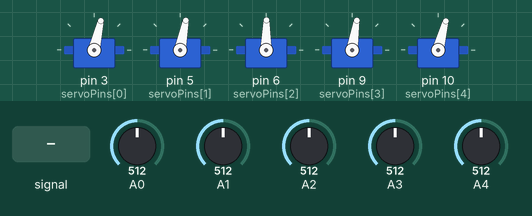
This sketch was run on a simulated Arduino Uno, built with avr-gcc and run on an emulated ATmega328P. Parts: 5 × servo. The test bench sets the inputs (shaded band); at power-on: A0 = 512, A1 = 512, A2 = 512, A3 = 512, A4 = 512.

Above: at 1.2 s.
1.3 s: A0 fed a 200 Hz sine of ±460 counts around its level
At 1.52 s:
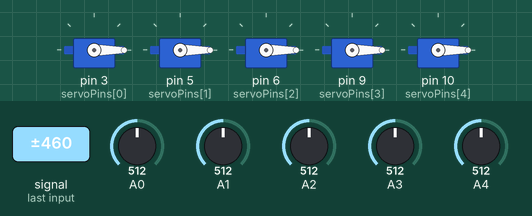
4.3 s: A0 set to 716
At 4.47 s:
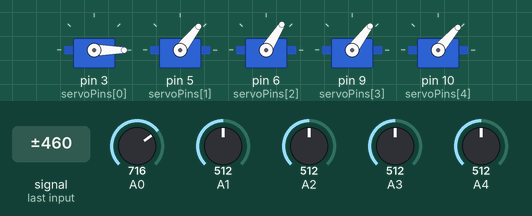
7.3 s: A1 set to 716
At 7.5 s:
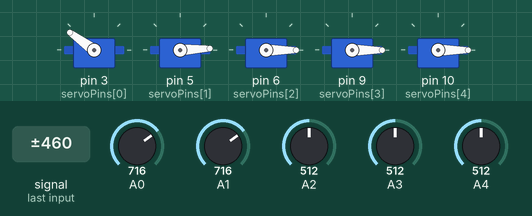
10.3 s: A2 set to 716
At 10.5 s:
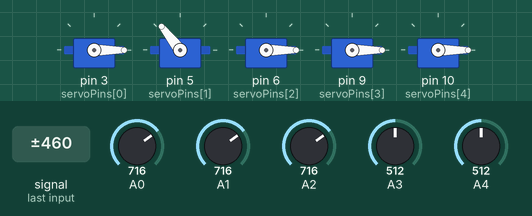
13.3 s: A3 set to 716
16.3 s: A4 set to 716
Timing chart, 0 to 22.6 s (numbered marks = the images above; inputs shaded):
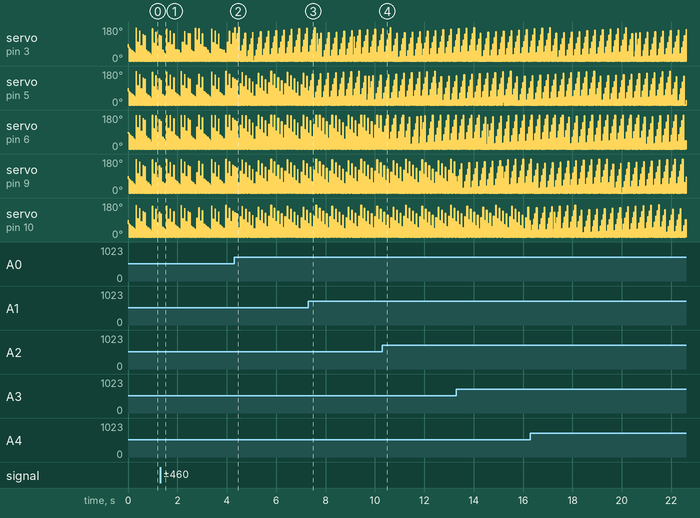

The sketch:

GestureControlledRobotHand.ino
```cpp
//Kentarou Howard 2022

#include <Servo.h>

const int sensorNumSamples = 25;
int sampleCount;

//Pins on Arduino
const int servoPins[5] = {3,5,6,9,10};
const int sensorPins[5] = {0,1,2,3,4};

//Servo position min max limits
const int minPositions[5] = {4,6,6,6,6};
const int maxPositions[5] = {140,143,160,146,135};

int sensorValues[5];
int totalSensorValues[5];

Servo thumbServo;
Servo indexServo;
Servo middleServo;
Servo ringServo;
Servo pinkyServo;

void setup() {
  //Attach servos to respective pins
  thumbServo.attach(servoPins[0]);
  indexServo.attach(servoPins[1]);
  middleServo.attach(servoPins[2]);
  ringServo.attach(servoPins[3]);
  pinkyServo.attach(servoPins[4]);
}

void loop() {
  if(sampleCount < sensorNumSamples){
    readSensors();
  } else {
    sampleCount = 0;
    averageSensorValues();
    driveServos();
  }
}

int getSensorValue(int pin){
  return analogRead(pin);
}

void readSensors(){
  sampleCount++;

  //Read sensor values from glove
  sensorValues[0] = getSensorValue(sensorPins[0]);
  sensorValues[1] = getSensorValue(sensorPins[1]);
  sensorValues[2] = getSensorValue(sensorPins[2]);
  sensorValues[3] = getSensorValue(sensorPins[3]);
  sensorValues[4] = getSensorValue(sensorPins[4]);

  //Adding values to a total to average later
  totalSensorValues[0] += sensorValues[0];
  totalSensorValues[1] += sensorValues[1];
  totalSensorValues[2] += sensorValues[2];
  totalSensorValues[3] += sensorValues[3];
  totalSensorValues[4] += sensorValues[4];
}

void averageSensorValues(){
  //Averaging total values by number of samples taken to smooth out voltage spikes from sensors
  sensorValues[0] = totalSensorValues[0] / sensorNumSamples;
  sensorValues[1] = totalSensorValues[1] / sensorNumSamples;
  sensorValues[2] = totalSensorValues[2] / sensorNumSamples;
  sensorValues[3] = totalSensorValues[3] / sensorNumSamples;
  sensorValues[4] = totalSensorValues[4] / sensorNumSamples;
}

void driveServos(){
  //Write sensor values mapped to servo limits to servos
  thumbServo.write(map(sensorValues[0], 0, 1023, minPositions[0], maxPositions[0]));
  indexServo.write(map(sensorValues[1], 0, 1023, minPositions[1], maxPositions[1]));
  middleServo.write(map(sensorValues[2], 0, 1023, minPositions[2], maxPositions[2]));
  ringServo.write(map(sensorValues[3], 0, 1023, minPositions[3], maxPositions[3]));
  pinkyServo.write(map(sensorValues[4], 0, 1023, minPositions[4], maxPositions[4]));
}
```
